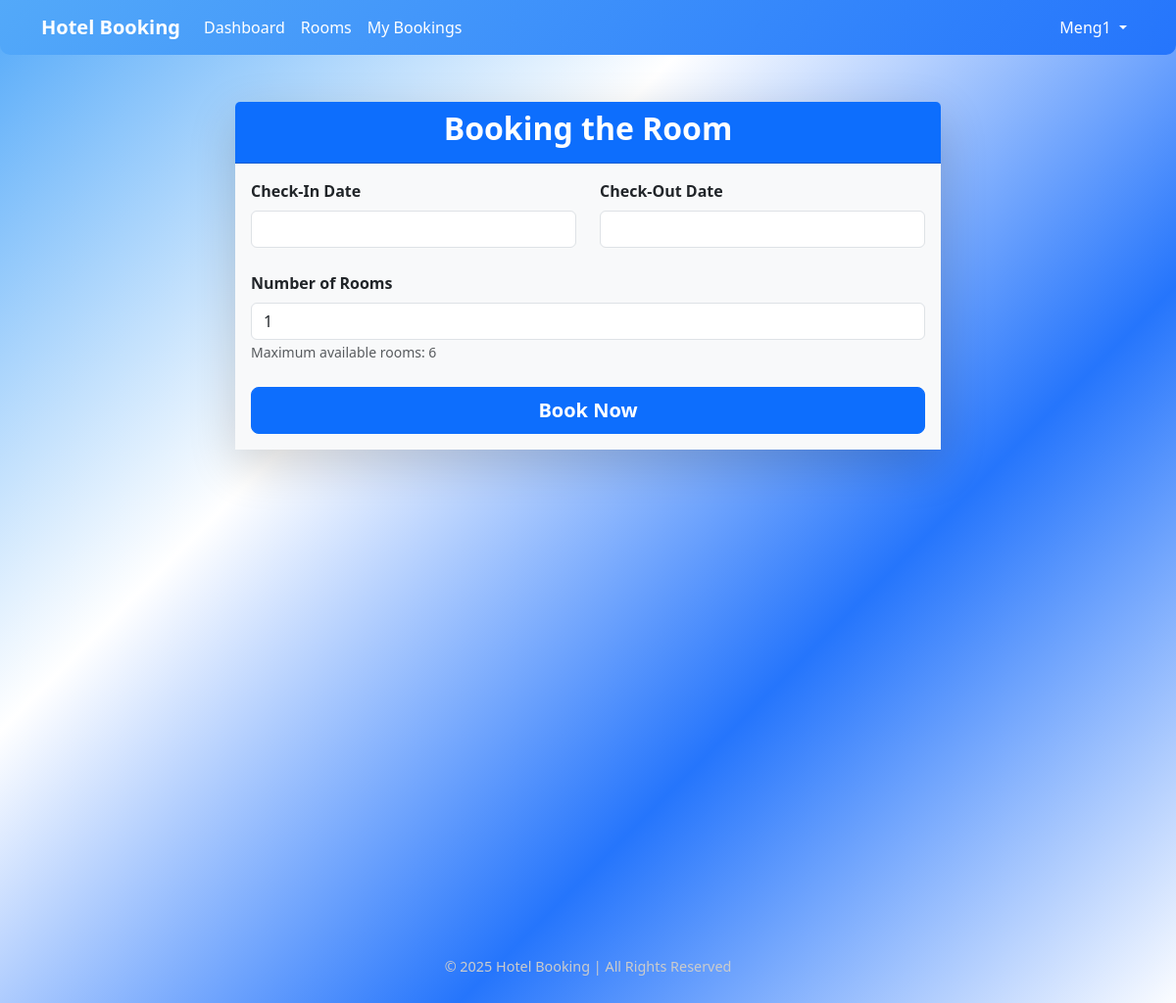
Page /book/?room_id=4 (signed in) on the earlier database version.
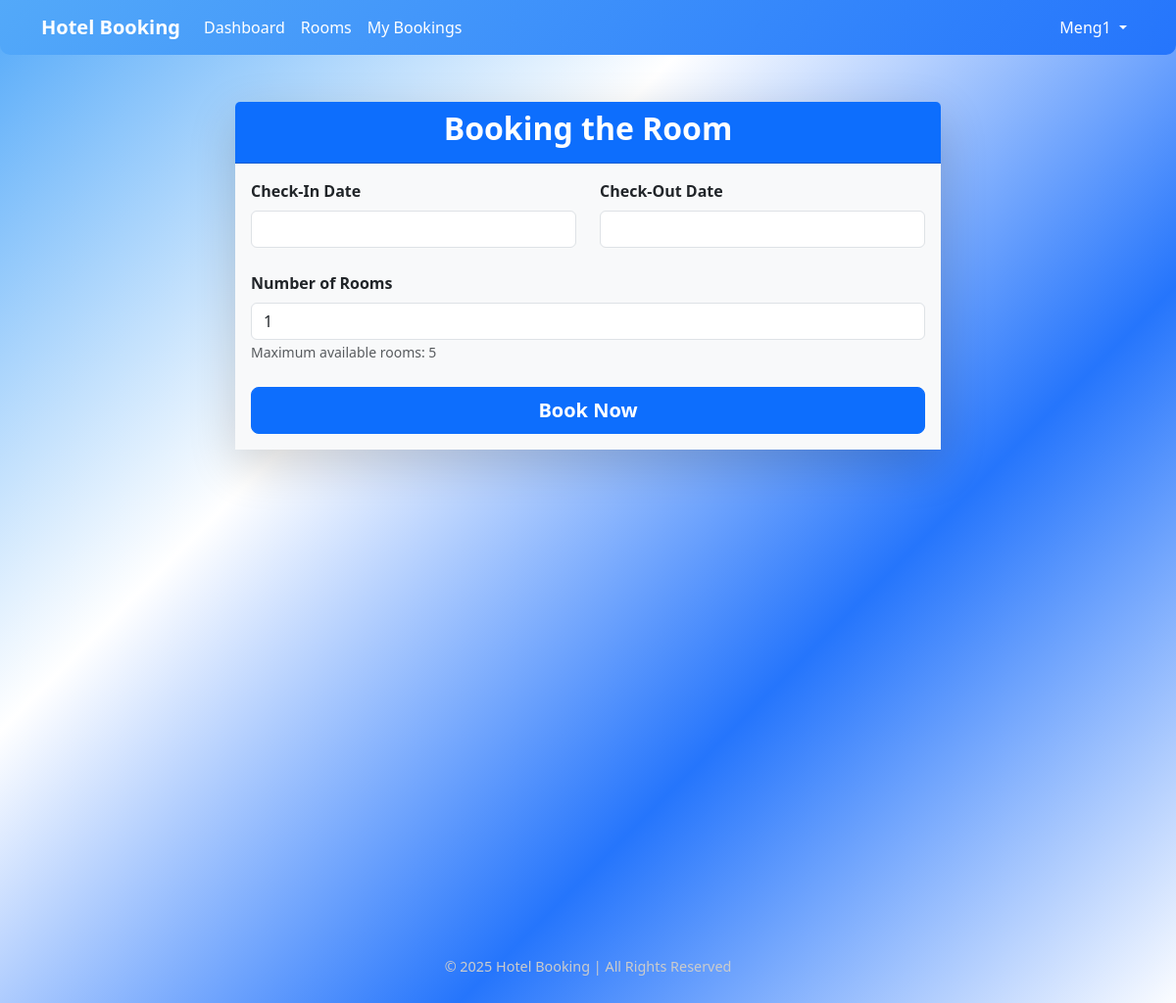
Same page on the later database version.
### bookings/models.py (models this page shows, shortened)
class Room(models.Model):
    room_type = models.CharField(max_length=50)
    price_per_night = models.IntegerField()
    is_available = models.BooleanField(default=True)
    capacity = models.PositiveIntegerField()
    size = models.IntegerField()
    quantity_available = models.PositiveIntegerField(default=1)
    default_image = models.ImageField(upload_to='upload/media/', blank=True, null=True)

### bookings/views.py (the view, shortened to what this page needs)
# urls.py: path('book/', views.book_room, name='book_room'),
@login_required
def book_room(request):
    room_id = request.GET.get('room_id')  # Get room ID from query parameters
    room = get_object_or_404(Room, id=room_id)
    if room.quantity_available <= 0:
        messages.error(request, "This room is fully booked.")
        return redirect('room_list')
    return render(request, 'bookings/book_room.html', {'room': room})

### bookings/templates/bookings/book_room.html (shortened to what this page needs)
{% extends 'bookings/main.html' %}
{% block content %}
<div class="container mt-5  align-items-center" style="min-height: 100vh;">
    <div class="row justify-content-center">
        <div class="col-md-8">
            <div class="card shadow-lg border-0">
                <div class="card-header bg-primary text-white text-center">
                    <h2 class="fw-bold">Booking the Room</h2>
                </div>
                <div class="card-body bg-light">
                    <form method="post">
                        <div class="row mb-4">
                            <div class="col-md-6">
                                <div class="form-group">
                                    <label for="id_check_in" class="form-label fw-bold">Check-In Date</label>
                                    <input type="text" id="id_check_in" name="check_in" class="form-control flatpickr"
                                        required>
                                </div>
                            </div>
                            <div class="col-md-6">
                                <div class="form-group">
                                    <label for="id_check_out" class="form-label fw-bold">Check-Out Date</label>
                                    <input type="text" id="id_check_out" name="check_out" class="form-control flatpickr"
                                        required>
                                </div>
                            </div>
                        </div>
                        <div class="form-group mb-4">
                            <label for="rooms_to_book" class="form-label fw-bold">Number of Rooms</label>
                            <input type="number" id="rooms_to_book" name="rooms_to_book" class="form-control" min="1"
                                max="{{ room.quantity_available }}" value="1" required>
                            <small class="form-text text-muted">
                                Maximum available rooms: {{ room.quantity_available }}
                            </small>
                        </div>
                        <div class="d-grid">
                            <button type="submit" class="btn btn-primary btn-lg fw-bold">Book Now</button>
                        </div>
                    </form>
                </div>
            </div>
        </div>
    </div>
</div>
<link rel="stylesheet" href="https://cdn.jsdelivr.net/npm/flatpickr/dist/flatpickr.min.css">
{% endblock %}

Differences in the rows shown:
changed Room: quantity_available "6" → "5"
